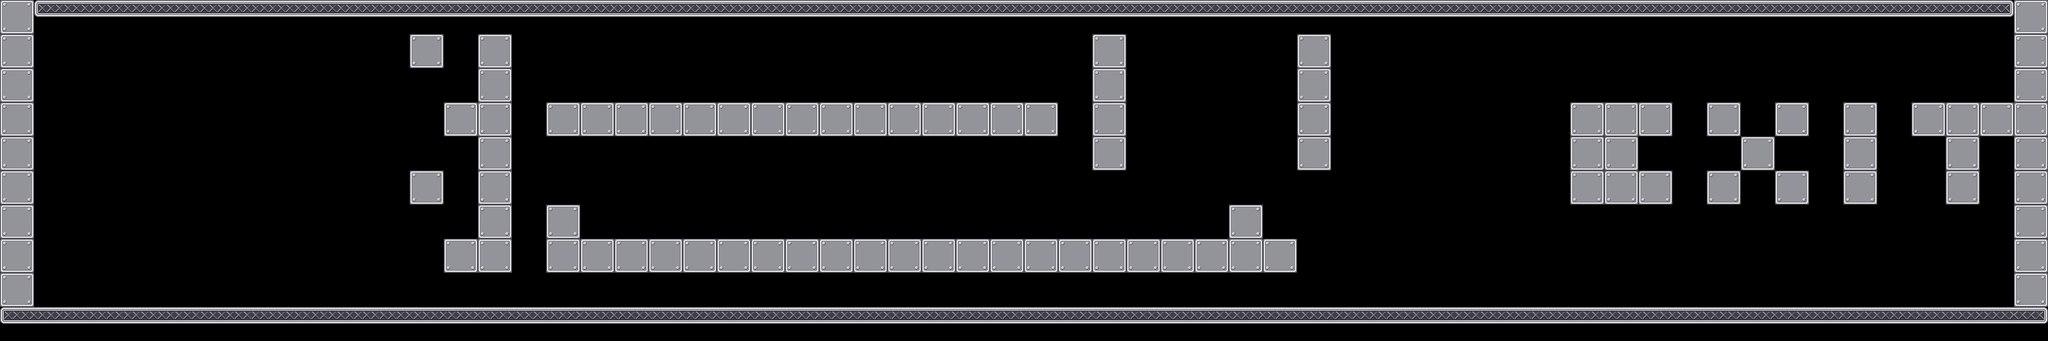

A level layout from a 2D game, rendered from its tile map. Below: a short description, then the map file with tile-grid data replaced by summaries:
An orthogonal 60x10 tile map with 64x64 px tiles, 1 tile layer (Calque de Tile 1), 6 tilesets and 42 objects.

<map version="1.0" orientation="orthogonal" width="60" height="10" tilewidth="64" tileheight="64">
 <tileset firstgid="1" name="mur" tilewidth="64" tileheight="64">
  <image source="mur.png" trans="ffffff" width="64" height="64" />
 </tileset>
 <tileset firstgid="2" name="sol" tilewidth="64" tileheight="64">
  <image source="sol.png" trans="ffffff" width="64" height="64" />
 </tileset>
 <tileset firstgid="3" name="alone" tilewidth="64" tileheight="64">
  <image source="alone.png" width="64" height="64" />
 </tileset>
 <tileset firstgid="4" name="left" tilewidth="64" tileheight="64">
  <image source="left.png" width="64" height="64" />
 </tileset>
 <tileset firstgid="5" name="mid" tilewidth="64" tileheight="64">
  <image source="mid.png" width="64" height="64" />
 </tileset>
 <tileset firstgid="6" name="right" tilewidth="64" tileheight="64">
  <image source="right.png" width="64" height="64" />
 </tileset>
 <layer name="Calque de Tile 1" width="60" height="10">
  <data>[600 cells, 215 non-empty, 5 distinct tile ids]</data>
 </layer>
 <objectgroup color="#00ff00" name="wall" width="60" height="10">
  <object x="0" y="0" width="64" height="576" />
  <object x="3776" y="0" width="64" height="576" />
  <object x="2048" y="64" width="64" height="256" />
  <object x="896" y="64" width="64" height="448" />
  <object x="2432" y="64" width="64" height="256" />
 </objectgroup>
 <objectgroup color="#0000ff" name="platform" width="60" height="10">
  <object x="0" y="576" width="3840" height="64" />
  <object x="64" y="0" width="3712" height="64" />
  <object x="2304" y="384" width="64" height="64" />
  <object x="1024" y="192" width="960" height="64" />
  <object x="1024" y="384" width="64" height="64" />
  <object x="1024" y="448" width="1408" height="64" />
  <object x="832" y="448" width="64" height="64" />
  <object x="768" y="320" width="64" height="64" />
  <object x="832" y="192" width="64" height="64" />
  <object x="768" y="64" width="64" height="64" />
 </objectgroup>
 <objectgroup color="#ffffff" name="movable" width="60" height="10" />
 <objectgroup color="#ff6666" name="destroyable" width="60" height="10" />
 <objectgroup color="#ff0000" name="metalman" width="60" height="10">
  <object x="128" y="512" width="64" height="64" />
 </objectgroup>
 <objectgroup color="#ff0000" name="themagnet" width="60" height="10">
  <object x="256" y="512" width="64" height="64" />
 </objectgroup>
 <objectgroup color="#800000" name="generator" width="60" height="10" />
 <objectgroup color="#66ccff" name="switch" width="60" height="10" />
 <objectgroup color="#e6e6e6" name="metal" width="60" height="10" />
 <objectgroup color="#333333" name="gate" width="60" height="10">
  <object x="2432" y="320" width="64" height="256">
   <properties>
    <property name="id" value="1" />
   </properties>
  </object>
  <object x="1984" y="192" width="64" height="64">
   <properties>
    <property name="id" value="1" />
   </properties>
  </object>
  <object x="960" y="192" width="64" height="64">
   <properties>
    <property name="enabled" value="true" />
    <property name="id" value="2" />
   </properties>
  </object>
 </objectgroup>
 <objectgroup color="#004080" name="acid" width="60" height="10">
  <object x="1216" y="384" width="64" height="64">
   <properties>
    <property name="type" value="hm" />
   </properties>
  </object>
  <object x="1344" y="384" width="64" height="64">
   <properties>
    <property name="type" value="hm" />
   </properties>
  </object>
  <object x="1472" y="384" width="64" height="64">
   <properties>
    <property name="type" value="hm" />
   </properties>
  </object>
  <object x="1664" y="384" width="64" height="64">
   <properties>
    <property name="type" value="hm" />
   </properties>
  </object>
  <object x="1600" y="384" width="64" height="64">
   <properties>
    <property name="type" value="hm" />
   </properties>
  </object>
  <object x="1536" y="384" width="64" height="64">
   <properties>
    <property name="type" value="hm" />
   </properties>
  </object>
  <object x="1088" y="384" width="64" height="64">
   <properties>
    <property name="type" value="hg" />
   </properties>
  </object>
  <object x="1152" y="384" width="64" height="64">
   <properties>
    <property name="type" value="hm" />
   </properties>
  </object>
  <object x="2240" y="384" width="64" height="64">
   <properties>
    <property name="type" value="hd" />
   </properties>
  </object>
  <object x="1280" y="384" width="64" height="64">
   <properties>
    <property name="type" value="hm" />
   </properties>
  </object>
  <object x="1408" y="384" width="64" height="64">
   <properties>
    <property name="type" value="hm" />
   </properties>
  </object>
  <object x="2112" y="384" width="64" height="64">
   <properties>
    <property name="type" value="hm" />
   </properties>
  </object>
  <object x="2048" y="384" width="64" height="64">
   <properties>
    <property name="type" value="hm" />
   </properties>
  </object>
  <object x="1728" y="384" width="64" height="64">
   <properties>
    <property name="type" value="hm" />
   </properties>
  </object>
  <object x="2176" y="384" width="64" height="64">
   <properties>
    <property name="type" value="hm" />
   </properties>
  </object>
  <object x="1792" y="384" width="64" height="64">
   <properties>
    <property name="type" value="hm" />
   </properties>
  </object>
  <object x="1920" y="384" width="64" height="64">
   <properties>
    <property name="type" value="hm" />
   </properties>
  </object>
  <object x="1984" y="384" width="64" height="64">
   <properties>
    <property name="type" value="hm" />
   </properties>
  </object>
  <object x="1856" y="384" width="64" height="64">
   <properties>
    <property name="type" value="hm" />
   </properties>
  </object>
 </objectgroup>
 <objectgroup color="#ffff00" name="arc" width="60" height="10" />
 <objectgroup color="#ffff00" name="levelend" width="60" height="10">
  <object x="3456" y="384" width="320" height="192">
   <properties>
    <property name="next" value="level13" />
   </properties>
  </object>
 </objectgroup>
 <objectgroup color="#800080" name="gateswitch" width="60" height="10">
  <object x="1920" y="128" width="64" height="64">
   <properties>
    <property name="id" value="1" />
   </properties>
  </object>
  <object x="1920" y="128" width="64" height="64">
   <properties>
    <property name="enabled" value="true" />
    <property name="id" value="2" />
   </properties>
  </object>
 </objectgroup>
</map>
